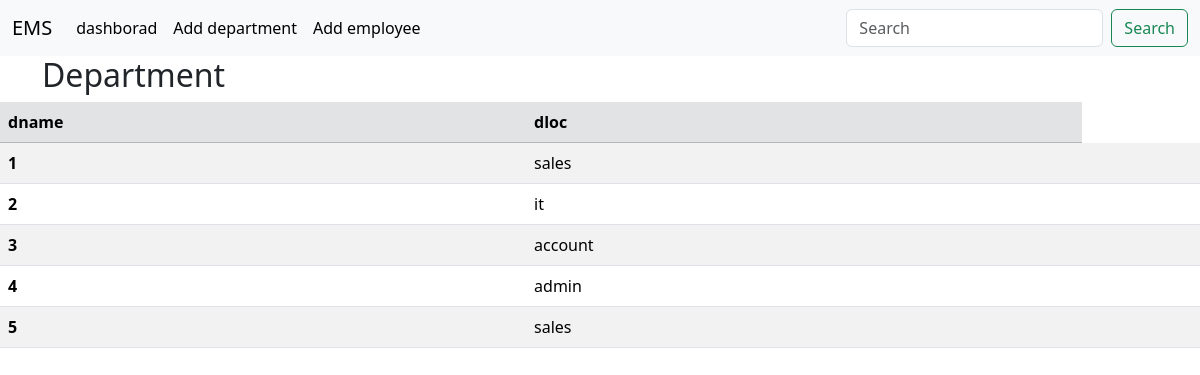
/department_list/, run on the app's committed database.
### employees/models.py (models this page shows, shortened)
class Department(models.Model):
    dname = models.CharField(max_length=50)
    d_location = models.CharField(max_length=50)

### employees/views.py (the view)
# urls.py: path('department_list/',views.department_list_views,name='department_list'),
def department_list_views(request):
    departments=Department.objects.all()
    context={
        'departments':departments
    }
    return render(request,'department_list.html',context)

### employees/templates/department_list.html (shortened to what this page needs)
{% extends 'main.html' %}
{% block content %}
<div class="container">
    <h2>Department</h2>
</div>
<table class="table table-striped table-hover">
  <thead class="table-secondary">
    <tr>
      <th scope="col">dname</th>
      <th scope="col">dloc</th>
    </tr>
    </thead>
  <tbody>
    {% for department in departments %}
        <th scope="row">{{ forloop.counter }}</th>
        <td>{{ department.dname }}</td>
        <td>{{ department.dloc }}</td>
    {% endfor %}
  </tbody>
</table>
{% endblock content %}

### data on the page
Department: dname "sales"
Department: dname "it"
Department: dname "account"
Department: dname "admin"
Department: dname "sales"
